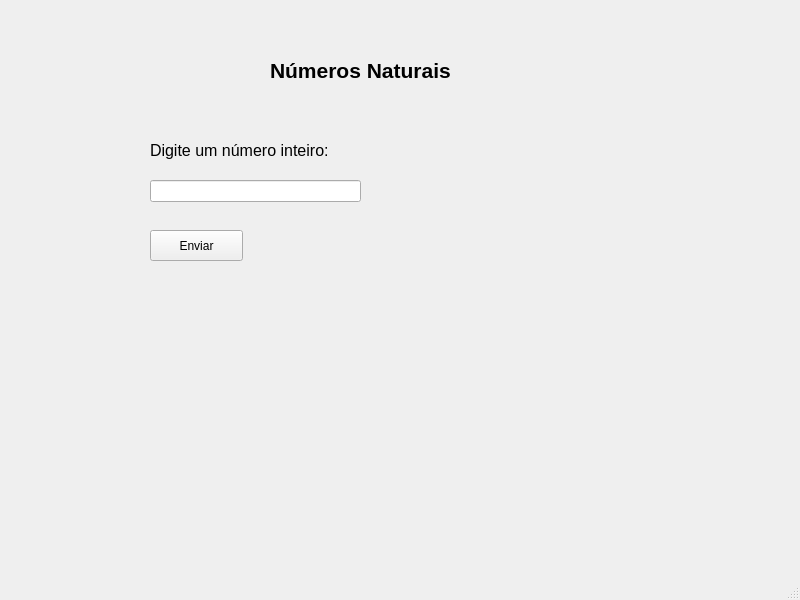
<?xml version="1.0" encoding="UTF-8"?>
<ui version="4.0">
 <class>MainWindow</class>
 <widget class="QMainWindow" name="MainWindow">
  <property name="geometry">
   <rect>
    <x>0</x>
    <y>0</y>
    <width>800</width>
    <height>600</height>
   </rect>
  </property>
  <property name="windowTitle">
   <string>MainWindow</string>
  </property>
  <widget class="QWidget" name="centralwidget">
   <widget class="QLabel" name="label_digite">
    <property name="geometry">
     <rect>
      <x>150</x>
      <y>130</y>
      <width>241</width>
      <height>41</height>
     </rect>
    </property>
    <property name="font">
     <font>
      <pointsize>12</pointsize>
      <weight>50</weight>
      <bold>false</bold>
     </font>
    </property>
    <property name="text">
     <string>Digite um número inteiro:</string>
    </property>
   </widget>
   <widget class="QPushButton" name="pushButton">
    <property name="geometry">
     <rect>
      <x>150</x>
      <y>230</y>
      <width>93</width>
      <height>31</height>
     </rect>
    </property>
    <property name="text">
     <string>Enviar</string>
    </property>
   </widget>
   <widget class="QLabel" name="label_print">
    <property name="geometry">
     <rect>
      <x>150</x>
      <y>300</y>
      <width>331</width>
      <height>71</height>
     </rect>
    </property>
    <property name="text">
     <string/>
    </property>
   </widget>
   <widget class="QLineEdit" name="lineEdit_input">
    <property name="geometry">
     <rect>
      <x>150</x>
      <y>180</y>
      <width>211</width>
      <height>22</height>
     </rect>
    </property>
   </widget>
   <widget class="QLabel" name="label">
    <property name="geometry">
     <rect>
      <x>270</x>
      <y>40</y>
      <width>251</width>
      <height>61</height>
     </rect>
    </property>
    <property name="font">
     <font>
      <pointsize>16</pointsize>
      <weight>75</weight>
      <bold>true</bold>
     </font>
    </property>
    <property name="text">
     <string>Números Naturais</string>
    </property>
   </widget>
  </widget>
  <widget class="QMenuBar" name="menubar">
   <property name="geometry">
    <rect>
     <x>0</x>
     <y>0</y>
     <width>800</width>
     <height>26</height>
    </rect>
   </property>
  </widget>
  <widget class="QStatusBar" name="statusbar"/>
 </widget>
 <resources/>
 <connections/>
</ui>
